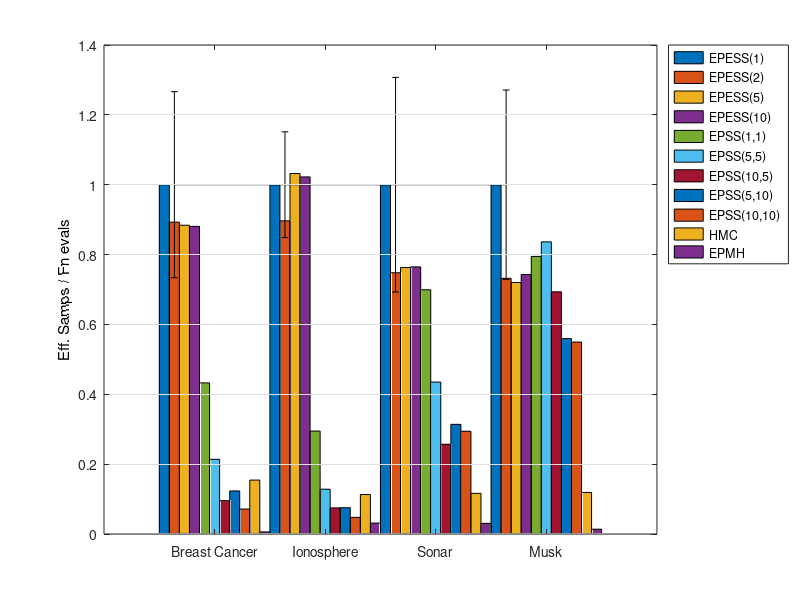

Write MATLAB code to recreate this figure. (Note: this script raises an error after producing the figure.)
% Plots for paper

%% Load the datasets
breast_cancer = [
4490.3643, 1195.2402, 21548.0052, 27.0816, 0.2084, 0.055516;
2405.5112, 529.0087, 12925.8144, 38.0678, 0.18608, 0.040805;
1103.1907, 331.9243, 5988.8997, 19.0859, 0.18423, 0.055485;
647.3703, 229.9936, 3527.1097, 14.4653, 0.18354, 0.065149;
1923.2509, 728.2491, 21327.82, 7.9464, 0.090174, 0.03414;
86.8819, 65.311, 1950.2368, 6.6004, 0.044565, 0.033539;
31.4547, 30.5592, 1580.2724, 5.8217, 0.019908, 0.019355;
35.6274, 34.5219, 1386.2156, 4.7208, 0.025699, 0.024907;
17.9209, 22.2225, 1202.3131, 4.9585, 0.014898, 0.018467;
3432.2692, 899.9414, 106714.75, 1194.8844, 0.032178, 0.0084831;
80.496365, 4.8693386, 64208.85, 3002.3711, 0.0012569322, 0.0001051219;];

ionoshere = [
7216.7231, 1092.8209, 20690.3371, 13.5227, 0.3488, 0.05285;
3719.6273, 501.965, 11894.1065, 31.5584, 0.31273, 0.04222;
1967.198, 338.9161, 5464.3167, 19.003, 0.35999, 0.061925;
1147.987, 286.1572, 3220.0502, 11.8599, 0.35659, 0.089132;
2189.2191, 713.3271, 21294.2516, 7.5196, 0.10281, 0.033502;
86.4312, 61.961, 1932.825, 4.8462, 0.044725, 0.032073;
40.73, 32.4994, 1560.826, 5.0894, 0.026093, 0.020814;
36.2071, 36.5397, 1376.1354, 2.9732, 0.026302, 0.026539;
19.8042, 19.5409, 1191.4443, 4.1202, 0.016638, 0.016432;
3406.9899, 933.7485, 86408.2, 624.3405, 0.039427, 0.010817;
98.92771, 11.915673, 9077.95, 600.73783, 0.010909038, 0.001220262;
];

sonar = [
1428.777, 439.106, 21790.3821, 12.5208, 0.06557, 0.020153;
620.1387, 177.803, 12643.6088, 25.2728, 0.049049, 0.014068;
274.6557, 107.9434, 5490.0974, 16.6553, 0.050023, 0.019662;
151.1543, 84.4273, 3013.8678, 10.8823, 0.050152, 0.028034;
948.8723, 332.9747, 20695.869, 7.1519, 0.045849, 0.016092;
39.9013, 31.1269, 1398.8249, 6.0893, 0.028525, 0.022247;
17.1069, 16.8748, 1015.5364, 5.9727, 0.016847, 0.016607;
18.7188, 17.1647, 908.9068, 3.517, 0.020585, 0.018859;
13.8831, 13.1648, 719.8431, 4.3466, 0.019294, 0.018288;
2637.0592, 523.8481, 345376.63, 7003.4409, 0.0076354, 0.001512;
98.752485, 1.5343105, 49657.05, 3388.4592, 0.0019972511, 0.00013584403;
];

musk = [
756.3386, 205.0586, 20760.9501, 4.6393, 0.036431, 0.0098763;
315.6019, 76.2961, 11833.3102, 24.9203, 0.026671, 0.0064462;
128.8881, 45.8526, 4913.0264, 13.8442, 0.026236, 0.0093379;
69.4777, 26.5633, 2567.3173, 8.7313, 0.027063, 0.010346;
586.2801, 135.21, 20249.9936, 2.4223, 0.028952, 0.0066765;
31.188, 16.4273, 1023.4911, 2.0854, 0.030471, 0.016043;
15.9464, 9.5683, 630.9993, 2.3416, 0.025265, 0.015154;
29.9484, 19.3813, 1469.392, 2.0477, 0.020381, 0.013189;
19.6273, 14.3511, 980.4879, 2.9524, 0.02002, 0.014638;
1576.9628, 253.3049, 364154.5, 7662.3686, 0.0043329, 0.00070517;
147.11826, 2.0016329, 293691.4, 5687.7568, 0.00050112733, 0.000012808698;
];



%% Plot

% % Effective sample size
% y_label = 'Effective Sample Size';
% model_series = [ [breast_cancer(:,1)/breast_cancer(1,1)] , [ionoshere(:,1)/ionoshere(1,1)] , [sonar(:,1)/sonar(1,1)] , [musk(:,1)/musk(1,1)] ]';%[10 40 80; 20 50 90; 30 60 100];
% model_error = [ [breast_cancer(:,2)/breast_cancer(1,1)] , [ionoshere(:,2)/ionoshere(1,1)] , [sonar(:,2)/sonar(1,1)] , [musk(:,2)/musk(1,1)] ]';%[1 4 8; 2 5 9; 3 6 10];

% % Number of function evaluations
% y_label = 'Function evaluations';
% model_series = [ [breast_cancer(:,3)/breast_cancer(1,3)] , [ionoshere(:,3)/ionoshere(1,3)] , [sonar(:,3)/sonar(1,3)] , [musk(:,3)/musk(1,3)] ]';%[10 40 80; 20 50 90; 30 60 100];
% model_error = [ [breast_cancer(:,4)/breast_cancer(1,3)] , [ionoshere(:,4)/ionoshere(1,3)] , [sonar(:,4)/sonar(1,3)] , [musk(:,4)/musk(1,3)] ]';%[1 4 8; 2 5 9; 3 6 10];


% Effective sample size over number of function evaluations.
y_label = 'Eff. Samps / Fn evals';
model_series = [ [breast_cancer(:,5)/breast_cancer(1,5)] , [ionoshere(:,5)/ionoshere(1,5)] , [sonar(:,5)/sonar(1,5)] , [musk(:,5)/musk(1,5)] ]';%[10 40 80; 20 50 90; 30 60 100];
model_error = [ [breast_cancer(:,6)/breast_cancer(1,5)] , [ionoshere(:,6)/ionoshere(1,5)] , [sonar(:,6)/sonar(1,5)] , [musk(:,6)/musk(1,5)] ]';%[1 4 8; 2 5 9; 3 6 10];





h = bar(model_series);
set(h,'BarWidth',1);    % The bars will now touch each other
set(gca,'YGrid','on')
set(gca,'GridLineStyle','-')
set(gca,'XTicklabel',{'Breast Cancer','Ionosphere','Sonar','Musk'})
set(get(gca,'YLabel'),'String',y_label)
lh = legend('EPESS(1)','EPESS(2)','EPESS(5)','EPESS(10)','EPSS(1,1)','EPSS(5,5)','EPSS(10,5)','EPSS(5,10)','EPSS(10,10)','HMC','EPMH');
%legend( sprintf( '%s\n%s', 'line1', 'line2' ) )
set(gcf,'units','points','position',[10,10,700,200])
set(lh,'Location','BestOutside','Orientation','vertical')
hold on;
numgroups = size(model_series, 1); 
numbars = size(model_series, 2); 
groupwidth = min(0.8, numbars/(numbars+1.5));
for i = 1:numbars

      % Based on barweb.m by Bolu Ajiboye from MATLAB File Exchange
      x = (1:numgroups) - groupwidth/2 + (2*i-1) * groupwidth / (2*numbars);  % Aligning error bar with individual bar
      errorbar(x, model_series(:,i), model_error(:,i), 'k', 'linestyle', 'none');

end
ylim([0 min(4,1.3*max(max(max(model_series))))])
[im_hatch,colorlist] = applyhatch_pluscolor(gcf,'\-x.');

